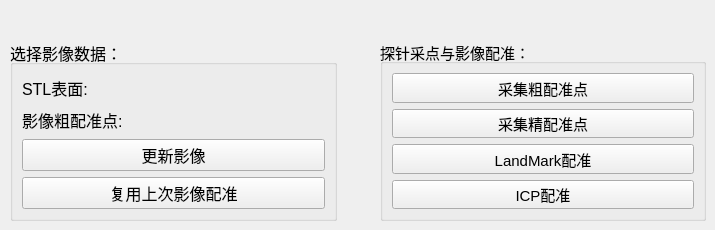
         <widget class="QWidget" name="tab_17">
          <attribute name="title">
           <string>影像配准</string>
          </attribute>
          <widget class="QGroupBox" name="groupBox_16">
           <property name="geometry">
            <rect>
             <x>10</x>
             <y>40</y>
             <width>327</width>
             <height>181</height>
            </rect>
           </property>
           <property name="font">
            <font>
             <pointsize>12</pointsize>
            </font>
           </property>
           <property name="title">
            <string>选择影像数据： </string>
           </property>
           <layout class="QGridLayout" name="gridLayout_22">
            <item row="1" column="0">
             <layout class="QHBoxLayout" name="horizontalLayout_13">
              <item>
               <widget class="QLabel" name="label_141">
                <property name="text">
                 <string>影像粗配准点:  </string>
                </property>
               </widget>
              </item>
              <item>
               <widget class="QmitkSingleNodeSelectionWidget" name="mitkNodeSelectWidget_landmark_src_4" native="true"/>
              </item>
             </layout>
            </item>
            <item row="0" column="0">
             <layout class="QHBoxLayout" name="horizontalLayout_14">
              <item>
               <widget class="QLabel" name="label_142">
                <property name="text">
                 <string>STL表面:  </string>
                </property>
               </widget>
              </item>
              <item>
               <widget class="QmitkSingleNodeSelectionWidget" name="mitkNodeSelectWidget_surface_regis_4" native="true"/>
              </item>
             </layout>
            </item>
            <item row="3" column="0">
             <widget class="QPushButton" name="pushButton_applyPreImageRegistrationNew_4">
              <property name="text">
               <string>复用上次影像配准</string>
              </property>
             </widget>
            </item>
            <item row="2" column="0">
             <widget class="QPushButton" name="pushButton_UpdateDeviation_4">
              <property name="text">
               <string>更新影像</string>
              </property>
             </widget>
            </item>
           </layout>
          </widget>
          <widget class="QGroupBox" name="groupBox_17">
           <property name="geometry">
            <rect>
             <x>380</x>
             <y>40</y>
             <width>326</width>
             <height>181</height>
            </rect>
           </property>
           <property name="font">
            <font>
             <pointsize>11</pointsize>
            </font>
           </property>
           <property name="title">
            <string>探针采点与影像配准：</string>
           </property>
           <layout class="QGridLayout" name="gridLayout_23">
            <item row="3" column="0">
             <widget class="QPushButton" name="pushButton_ICPRegistration_4">
              <property name="text">
               <string>ICP配准</string>
              </property>
             </widget>
            </item>
            <item row="0" column="0">
             <widget class="QPushButton" name="pushButton_collectLandmark_4">
              <property name="text">
               <string>采集粗配准点</string>
              </property>
             </widget>
            </item>
            <item row="2" column="0">
             <widget class="QPushButton" name="pushButton_landmarkRegistration_4">
              <property name="text">
               <string>LandMark配准</string>
              </property>
             </widget>
            </item>
            <item row="1" column="0">
             <widget class="QPushButton" name="pushButton_collectICP_4">
              <property name="enabled">
               <bool>true</bool>
              </property>
              <property name="text">
               <string>采集精配准点</string>
              </property>
             </widget>
            </item>
           </layout>
          </widget>
         </widget>
